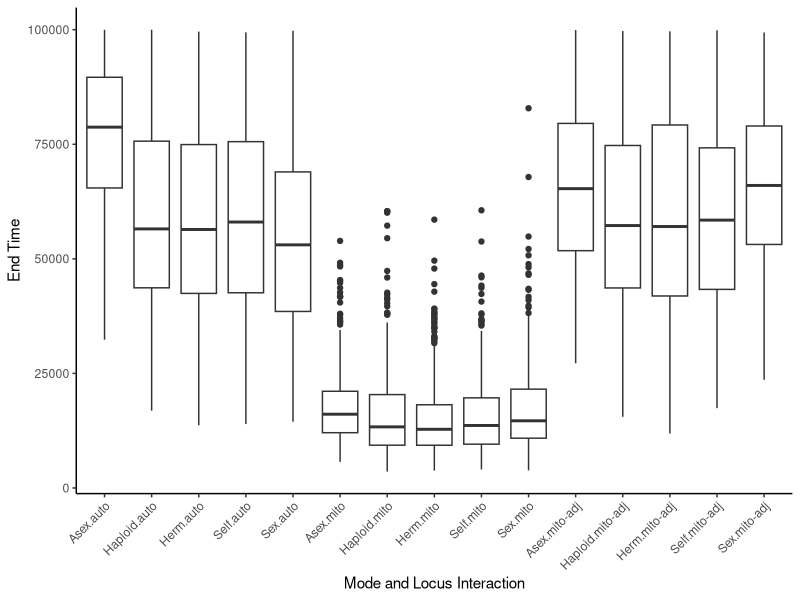
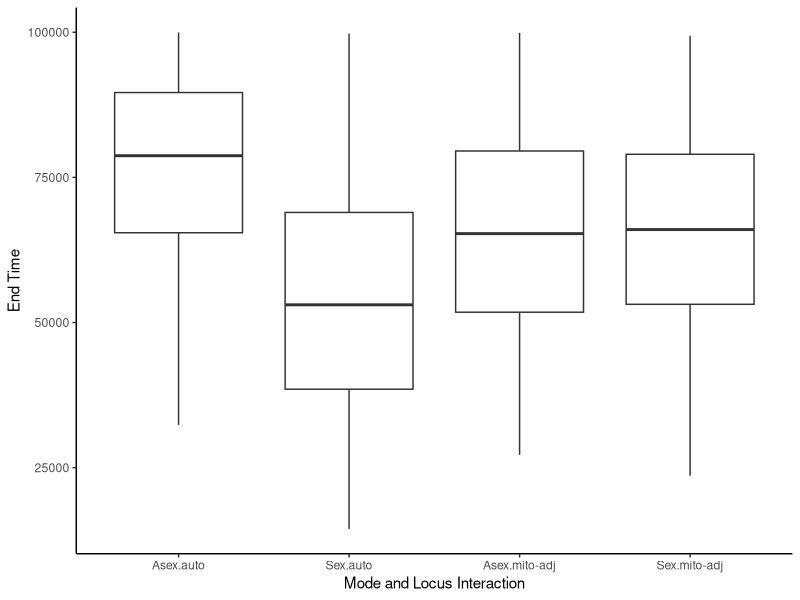
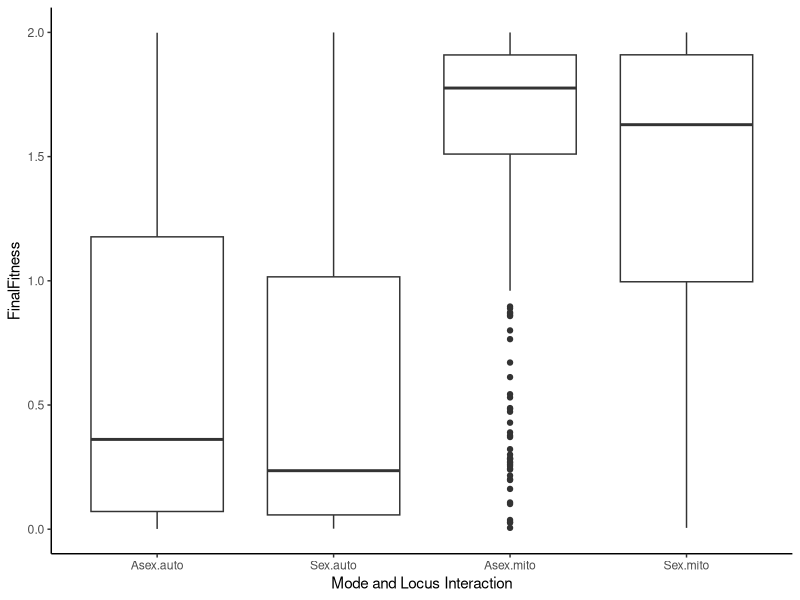
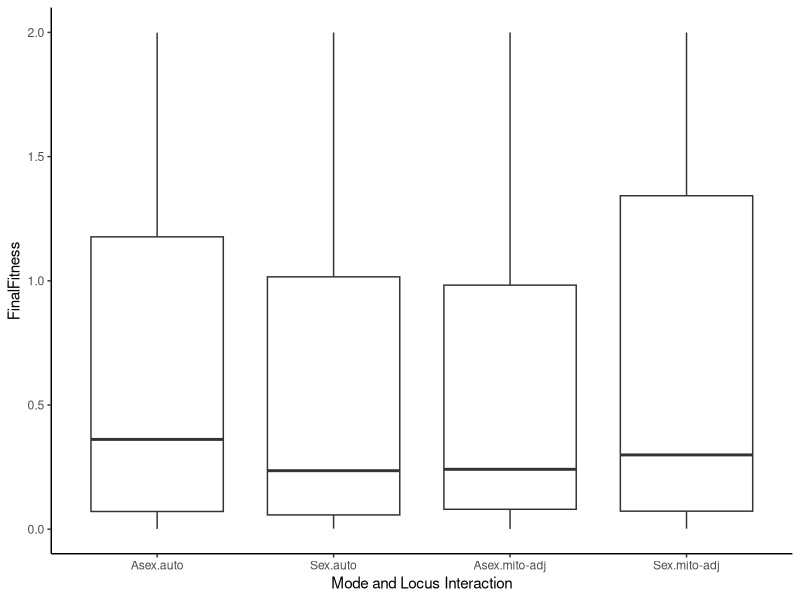
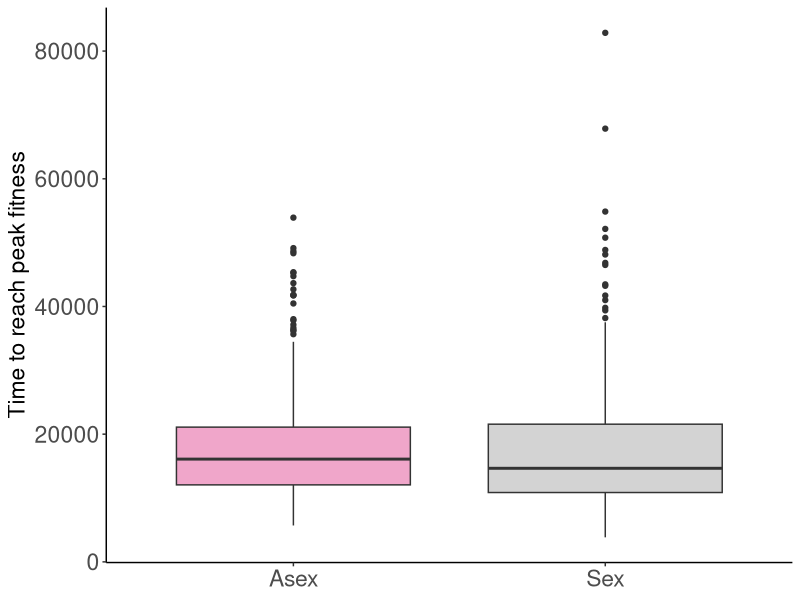
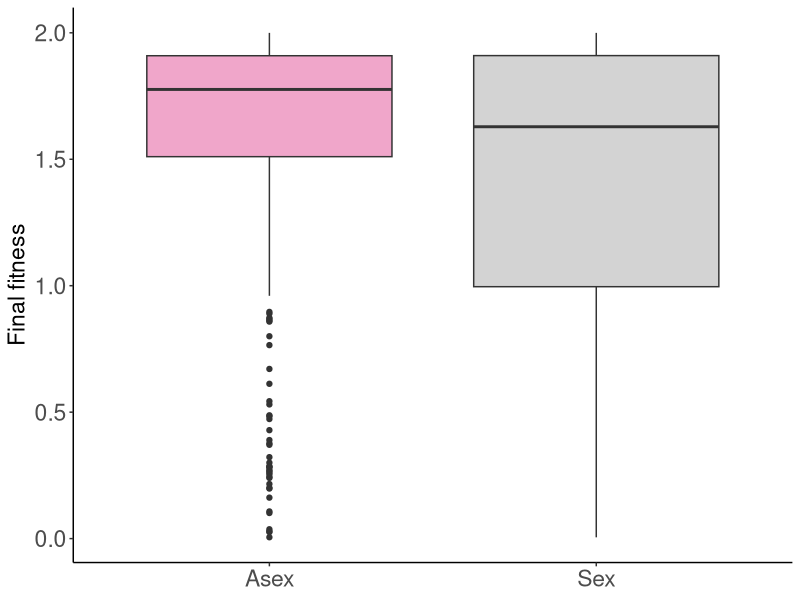

These charts were generated, in order, by the following R code: (Note: this script raises an error after producing the figures.)
library(ggplot2)

setwd('/Users/r_klabacka/OneDrive - Utah Tech University/KLab/Research/MitoNuc_Sim/RunningFiles')

## PEAK FITNESS DATA

# Obtain the peak fitness data
dat_PF_all <- read.csv('PeakFitness_data.csv')

# reduce the dataset for just sex and asex modes of reproduction
dat_PF <- dat_PF_all[dat_PF_all$Mode %in% c("Sex", "Asex"), ]
# get dataset with only mito
dat_PF_Mt <- dat_PF[dat_PF$Locus %in% c("mito"), ]
# create a dataset for the unadjusted mito data
dat_PF_MtAut <- dat_PF[dat_PF$Locus %in% c("mito", "auto"), ]
# create a dataset for the adjusted mito data
dat_PF_MtadjAut <- dat_PF[dat_PF$Locus %in% c("mito-adj", "auto"), ]

# test for a difference in time to reach peak fitness between sex and asex
PF_mito = lm(data = dat_PF_Mt, EndTime~Mode)


plot_PF_Mt <- ggplot(dat_PF_Mt, aes(x = Mode, y = EndTime, fill = Mode)) +
  geom_boxplot() +
  scale_fill_manual(values = c("Asex" = "#F0A6CA", "Sex" = "lightgray")) +  # Custom fill colors
  labs(x = NULL, y = "Time to reach peak fitness") +  # Remove x-axis label and rename y-axis
  theme_classic() +
  theme(
    legend.position = "none",        # Remove the legend
    axis.title.y = element_text(size = 1.5 * 11),  # Increase y-axis title font size by 50%
    axis.text = element_text(size = 1.5 * 11),     # Increase axis text font size by 50%
    axis.title.x = element_text(size = 1.5 * 11),  # Increase x-axis title font size (though x-axis title is removed)
    plot.title = element_text(size = 1.5 * 14)     # Increase plot title font size by 50%, if there's a title
  )

ggsave("Figures/PF_Mt.png", plot = plot_PF_Mt, width = 6, height = 8, dpi = 300)


# test for an interaction between mode (sex/asex) and locus (mito/auto)
PF_interaction1 = lm(data = dat_PF_MtadjAut, EndTime~Mode*Locus)

ggplot(dat_PF_all, aes(x = interaction(Mode, Locus), y = EndTime)) +
  geom_boxplot() +
  labs(x = "Mode and Locus Interaction", y = "End Time") +
  theme_classic() +
  theme(axis.text.x = element_text(angle = 45, hjust = 1))

# test for an interaction between mode (sex/asex) and locus (mito/auto) where the mutation rate doesn't differ between mito and auto
PF_interaction2 = lm(data = dat_PF_MtadjAut, EndTime~Mode*Locus)

ggplot(dat_PF_MtadjAut, aes(x = interaction(Mode, Locus), y = EndTime)) +
  geom_boxplot() +
  labs(x = "Mode and Locus Interaction", y = "End Time") +
  theme_classic()

# COMPENSATORY TEST DATA

dat_CT_all <- read.csv('CompensatoryTest_data.csv')
dat_CT <- dat_CT_all[dat_CT_all$Mode %in% c("Sex", "Asex"), ]
dat_CT_Mt <- dat_CT[dat_CT$Locus %in% c("mito"), ]

plot_CT_Mt <- ggplot(dat_CT_Mt, aes(x = Mode, y = FinalFitness, fill = Mode)) +
  geom_boxplot() +
  scale_fill_manual(values = c("Asex" = "#F0A6CA", "Sex" = "lightgray")) +  # Custom fill colors
  labs(x = NULL, y = "Final fitness") +  # Remove x-axis label and rename y-axis
  theme_classic() +
  theme(
    legend.position = "none",        # Remove the legend
    axis.title.y = element_text(size = 1.5 * 11),  # Increase y-axis title font size by 50%
    axis.text = element_text(size = 1.5 * 11),     # Increase axis text font size by 50%
    axis.title.x = element_text(size = 1.5 * 11),  # Increase x-axis title font size (though x-axis title is removed)
    plot.title = element_text(size = 1.5 * 14)     # Increase plot title font size by 50%, if there's a title
  )

ggsave("Figures/CT_Mt.png", plot = plot_CT_Mt, width = 6, height = 8, dpi = 300)

dat_CT_MtAut <- dat_CT[dat_CT$Locus %in% c("mito", "auto"), ]
dat_CT_MtadjAut <- dat_CT[dat_CT$Locus %in% c("mito-adj", "auto"), ]

CT_interaction1 = lm(data = dat_CT_MtAut, FinalFitness~Mode*Locus)
CT_interaction2 = lm(data = dat_CT_MtAut, FinalFitness~Mode*Locus)

ggplot(dat_CT_MtAut, aes(x = interaction(Mode, Locus), y = FinalFitness)) +
  geom_boxplot() +
  labs(x = "Mode and Locus Interaction", y = "FinalFitness") +
  theme_classic()


ggplot(dat_CT_MtadjAut, aes(x = interaction(Mode, Locus), y = FinalFitness)) +
  geom_boxplot() +
  labs(x = "Mode and Locus Interaction", y = "FinalFitness") +
  theme_classic()




ggplot(data = CT_interaction, aes(x = Mode, y = FinalFitness, fill=Mode)) + geom_boxplot(alpha = 0.5) + scale_fill_manual(values = c("#A9DBB8", "#7CA5B8", "#38369A", "#2139ed", "black")) + theme_classic()

results = lm(data = mito_PF, FinalFitness~relevel(factor(Mode), ref = "Asex"))

summary(results)

ggplot(data = mito_PF, aes(x = Mode, y = FinalFitness, fill=Mode)) + geom_violin(alpha = 0.5) + geom_jitter(width = .1) + scale_fill_manual(values = c("#A9DBB8", "#7CA5B8", "#38369A", "#2139ed", "black")) + theme_classic()
ggplot(data = mito_PF, aes(x = Mode, y = FinalFitness, fill=Mode)) + geom_boxplot(alpha = 0.5) + scale_fill_manual(values = c("#A9DBB8", "#7CA5B8", "#38369A", "#2139ed", "black")) + theme_classic()
mito_PF <- dat[dat$Locus == "mito", ]
